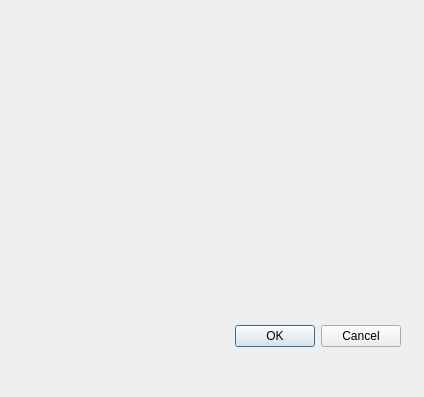
<?xml version="1.0" encoding="UTF-8"?>
<ui version="4.0">
 <class>InsertPageDialog</class>
 <widget class="QDialog" name="InsertPageDialog">
  <property name="geometry">
   <rect>
    <x>0</x>
    <y>0</y>
    <width>424</width>
    <height>397</height>
   </rect>
  </property>
  <property name="windowTitle">
   <string>Dialog</string>
  </property>
  <widget class="QDialogButtonBox" name="buttonBox">
   <property name="geometry">
    <rect>
     <x>60</x>
     <y>320</y>
     <width>341</width>
     <height>32</height>
    </rect>
   </property>
   <property name="orientation">
    <enum>Qt::Horizontal</enum>
   </property>
   <property name="standardButtons">
    <set>QDialogButtonBox::Cancel|QDialogButtonBox::Ok</set>
   </property>
  </widget>
 </widget>
 <resources/>
 <connections>
  <connection>
   <sender>buttonBox</sender>
   <signal>accepted()</signal>
   <receiver>InsertPageDialog</receiver>
   <slot>accept()</slot>
   <hints>
    <hint type="sourcelabel">
     <x>248</x>
     <y>254</y>
    </hint>
    <hint type="destinationlabel">
     <x>157</x>
     <y>274</y>
    </hint>
   </hints>
  </connection>
  <connection>
   <sender>buttonBox</sender>
   <signal>rejected()</signal>
   <receiver>InsertPageDialog</receiver>
   <slot>reject()</slot>
   <hints>
    <hint type="sourcelabel">
     <x>316</x>
     <y>260</y>
    </hint>
    <hint type="destinationlabel">
     <x>286</x>
     <y>274</y>
    </hint>
   </hints>
  </connection>
 </connections>
</ui>
